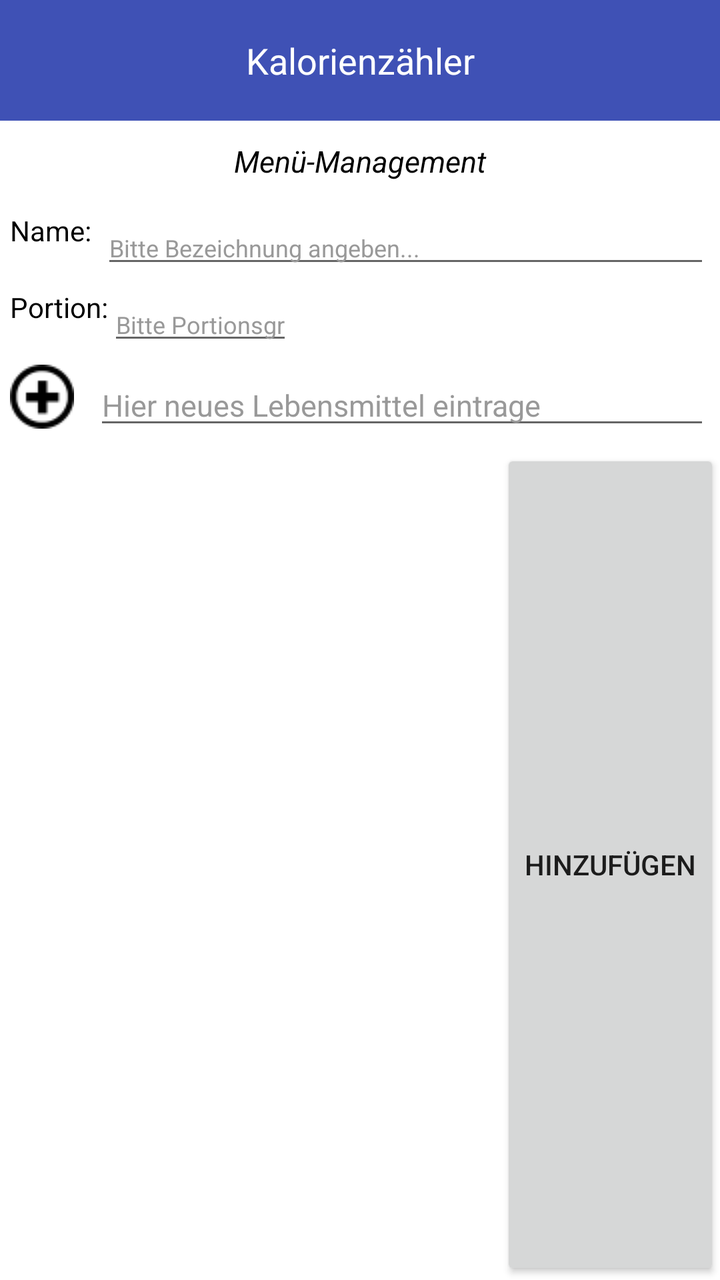
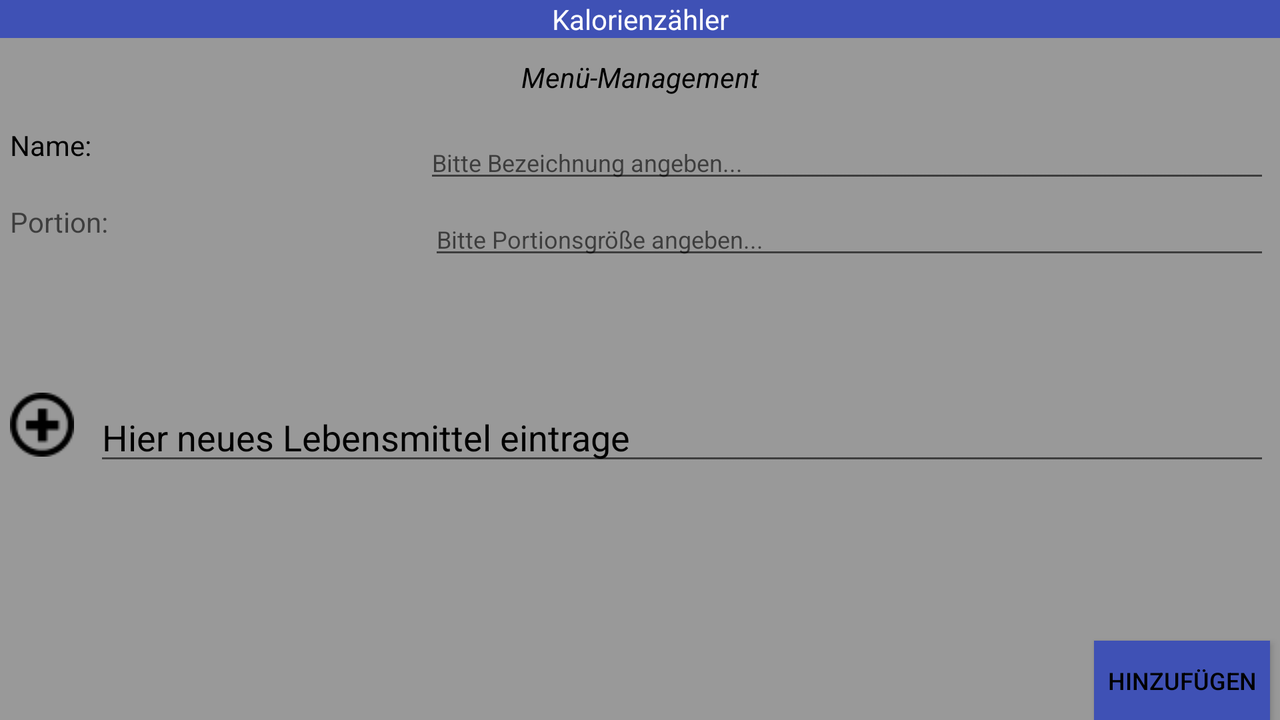

The same Android screen from two of the app's own layout files: first res/layout/ as a phone draws it, then the author's variant for another configuration, drawn on a device whose configuration selects that folder. Both files follow.
<!-- AndroidManifest.xml: application theme AppTheme -->
<!-- res/layout/l_menumanagement.xml -->
<?xml version="1.0" encoding="utf-8"?>
<LinearLayout xmlns:android="http://schemas.android.com/apk/res/android"
              android:id="@+id/menumanagement"
              android:orientation="vertical"
              android:layout_width="match_parent"
              android:layout_height="match_parent"
              android:background="@color/white">

    <TextView android:layout_width="match_parent"
              android:layout_height="wrap_content"
              android:background="@color/blue"
              android:padding="@dimen/headline"
              android:text="@string/titel"
              android:textSize="@dimen/headline"
              android:textColor="@color/white"
              android:gravity="center"/>

    <TextView android:layout_width="match_parent"
              android:layout_height="wrap_content"
              android:text="@string/menumanagement_menumanagement"
              android:textColor="@color/black"
              android:textSize="@dimen/textsize"
              android:gravity="center"
              android:textStyle="italic"
              android:layout_margin="@dimen/headlinespace"
    />

    <LinearLayout android:layout_width="match_parent"
                  android:layout_height="wrap_content"
                  android:orientation="horizontal">

        <TextView android:layout_width="wrap_content"
                  android:layout_height="match_parent"
                  android:text="@string/menumanagement_name"
                  android:textColor="@color/black"
                  android:layout_marginTop="@dimen/margin"
                  android:layout_marginLeft="@dimen/margin"
                  android:layout_marginRight="@dimen/margin"/>

        <EditText android:layout_width="wrap_content"
                  android:layout_height="wrap_content"
                  android:layout_weight="2"
                  android:id="@+id/idMenuManagementSelectMenuName"
                  android:layout_marginTop="@dimen/margin"
                  android:layout_marginRight="@dimen/margin"
                  android:maxLength="32"
                  android:text="@string/menumanagement_newNameInput"
                  android:textSize="@dimen/inputTextSize"
                  android:textColor="@color/gray"/>
    </LinearLayout>

    <LinearLayout android:layout_width="wrap_content"
                  android:layout_height="wrap_content"
                  android:orientation="horizontal">


        <TextView android:layout_width="wrap_content"
                  android:layout_height="match_parent"
                  android:text="@string/menumanagement_portion"
                  android:textColor="@color/black"
                  android:layout_marginTop="@dimen/margin"
                  android:layout_marginLeft="@dimen/margin"/>

        <EditText android:layout_width="match_parent"
                  android:layout_height="wrap_content"
                  android:id="@+id/idMenuManagementSelectPortionSize"
                  android:layout_marginTop="@dimen/margin"
                  android:layout_marginRight="@dimen/margin"
                  android:text="@string/menumanagement_newPortionInput"
                  android:maxLength="16"
                  android:textSize="@dimen/inputTextSize"
                  android:textColor="@color/gray"/>

    </LinearLayout>

    <LinearLayout android:layout_width="match_parent"
                  android:layout_height="wrap_content"
                  android:orientation="horizontal">

        <ImageView android:layout_width="wrap_content"
                   android:layout_height="wrap_content"
                   android:src="@drawable/plus_32"
                   android:layout_margin="@dimen/margin"
                   android:id="@+id/idMenuManagementAddNewGrocery"/>

        <EditText android:layout_width="match_parent"
                  android:layout_height="wrap_content"
                  android:text="@string/menumanagement_newGroceryInput"
                  android:textSize="@dimen/textsize"
                  android:maxLength="32"
                  android:id="@+id/idMenuManagementAddedGrocery"
                  android:textColor="@color/gray"
                  android:layout_margin="@dimen/margin"/>

    </LinearLayout>

    <ListView android:layout_width="wrap_content"
              android:layout_height="wrap_content"
              android:id="@+id/idMenuMangementList">
    </ListView>

        <Button android:layout_width="wrap_content"
                android:layout_height="match_parent"
                android:text="@string/menumanagement_addMenu"
                android:layout_gravity="end"
                android:id="@+id/idMenuManagementAddMenu"/>
    </LinearLayout>
<!-- resources referenced by this layout -->
<resources>
  <color name="black">#000000</color>
  <color name="blue">#3f51b5</color>
  <color name="gray">#ff999999</color>
  <color name="white">#ffffff</color>
  <dimen name="headline">18sp</dimen>
  <dimen name="headlinespace">10dp</dimen>
  <dimen name="inputTextSize">12sp</dimen>
  <dimen name="margin">5dp</dimen>
  <dimen name="textsize">15sp</dimen>
  <!-- drawable plus_32: png bitmap (drawable, 737 bytes) -->
  <string name="menumanagement_addMenu">Hinzufügen</string>
  <string name="menumanagement_menumanagement">Menü-Management</string>
  <string name="menumanagement_name">Name:</string>
  <string name="menumanagement_newGroceryInput">Hier neues Lebensmittel eintragen</string>
  <string name="menumanagement_newNameInput">Bitte Bezeichnung angeben...</string>
  <string name="menumanagement_newPortionInput">Bitte Portionsgröße angeben...</string>
  <string name="menumanagement_portion">Portion:</string>
  <string name="titel">Kalorienzähler</string>
  <style name="AppTheme" parent="Theme.AppCompat.Light.DarkActionBar">
          
          <item name="colorPrimary">@color/white</item>
          <item name="colorPrimaryDark">@color/black</item>
          <item name="colorAccent">@color/blue</item>
      </style>
</resources>
<!-- res/layout-land/l_menumanagement.xml (the author's variant of the layout above) -->
<!-- drawn on the phone turned sideways -->
<?xml version="1.0" encoding="utf-8"?>
<LinearLayout xmlns:android="http://schemas.android.com/apk/res/android"
              android:id="@+id/menumanagement"
              android:orientation="vertical"
              android:layout_width="match_parent"
              android:layout_height="match_parent"
              android:background="@color/white" android:weightSum="1">

    <TextView android:layout_width="match_parent"
              android:layout_height="wrap_content"
              android:background="@color/blue"
              android:padding="@dimen/title_headline"
              android:text="@string/titel"
              android:textSize="@dimen/title_headline"
              android:textColor="@color/white"
              android:gravity="center"/>

    <LinearLayout android:layout_width="match_parent"
                  android:layout_height="match_parent"
                  android:layout_margin="@dimen/title_headline"
                  android:orientation="vertical"
                  android:background="@color/gray">

        <TextView android:layout_width="match_parent"
                  android:layout_height="wrap_content"
                  android:text="@string/menumanagement_menumanagement"
                  android:textColor="@color/black"
                  android:textSize="@dimen/layout_headline"
                  android:gravity="center"
                  android:textStyle="italic"
                  android:layout_margin="@dimen/headlinespace"
        />

        <LinearLayout android:layout_width="match_parent"
                      android:layout_height="wrap_content"
                      android:orientation="horizontal">

            <TextView android:layout_width="wrap_content"
                      android:layout_height="match_parent"
                      android:layout_weight="1"
                      android:text="@string/menumanagement_name"
                      android:textColor="@color/black"
                      android:layout_marginTop="@dimen/margin"
                      android:layout_marginLeft="@dimen/margin"
                      android:layout_marginRight="@dimen/margin"/>

            <EditText android:layout_width="@dimen/inputSize"
                      android:layout_height="wrap_content"
                      android:layout_weight="2"
                      android:id="@+id/idMenuManagementSelectMenuName"
                      android:layout_marginTop="@dimen/margin"
                      android:layout_marginRight="@dimen/margin"
                      android:hint="@string/menumanagement_newNameInput"
                      android:maxLength="32"
                      android:textSize="@dimen/inputTextSize"
                      android:textColor="@color/black"/>
        </LinearLayout>

        <LinearLayout android:layout_width="match_parent"
                      android:layout_height="95dp"
                      android:orientation="horizontal">


            <TextView android:layout_width="wrap_content"
                      android:layout_height="match_parent"
                      android:layout_weight="1"
                      android:hint="@string/menumanagement_portion"
                      android:textColor="@color/black"
                      android:layout_marginTop="@dimen/margin"
                      android:layout_marginLeft="@dimen/margin"/>

            <EditText android:layout_width="@dimen/inputSize"
                      android:layout_height="wrap_content"
                      android:id="@+id/idMenuManagementSelectPortionSize"
                      android:layout_weight="2"
                      android:layout_marginTop="@dimen/margin"
                      android:layout_marginRight="@dimen/margin"
                      android:hint="@string/menumanagement_newPortionInput"
                      android:maxLength="16"
                      android:textSize="@dimen/inputTextSize"
                      android:textColor="@color/black"/>
        </LinearLayout>


        <LinearLayout android:layout_width="wrap_content"
                      android:layout_height="129dp">

            <ImageView android:layout_width="wrap_content"
                       android:layout_height="wrap_content"
                       android:id="@+id/idMenuManagementAddNewGrocery"
                       android:src="@drawable/plus_32"
                       android:layout_margin="@dimen/margin"/>

            <LinearLayout android:layout_width="wrap_content"
                          android:layout_height="wrap_content"
                          android:orientation="vertical">


                <EditText android:layout_width="match_parent"
                          android:layout_height="wrap_content"
                          android:text="@string/menumanagement_newGroceryInput"
                          android:textSize="@dimen/layout_headline"
                          android:id="@+id/idMenuManagementAddedGrocery"
                          android:maxLength="32"
                          android:textColor="@color/black"
                          android:layout_margin="@dimen/margin"/>

                <ListView android:layout_width="wrap_content"
                          android:layout_height="127dp"
                          android:id="@+id/idMenuMangementList">
                </ListView>
            </LinearLayout>

        </LinearLayout>

        <Button android:layout_width="wrap_content"
                android:layout_height="wrap_content"
                android:text="@string/menumanagement_addMenu"
                android:textSize="@dimen/inputTextSize"
                android:id="@+id/idMenuManagementAddMenu"
                android:layout_marginRight="@dimen/margin"
                android:background="@color/blue"
                android:textColor="@color/black"
                android:layout_gravity="right"
        />
    </LinearLayout>
</LinearLayout>
<!-- resources referenced by the variant -->
<!-- as the phone turned sideways resolves them -->
<resources>
  <color name="black">#000000</color>
  <color name="blue">#3f51b5</color>
  <color name="gray">#ff999999</color>
  <color name="white">#ffffff</color>
  <dimen name="headlinespace">10dp</dimen>
  <dimen name="inputSize">100dp</dimen>
  <dimen name="inputTextSize">12sp</dimen>
  <dimen name="margin">5dp</dimen>
  <!-- drawable plus_32: png bitmap (drawable, 737 bytes) -->
  <string name="menumanagement_addMenu">Hinzufügen</string>
  <string name="menumanagement_menumanagement">Menü-Management</string>
  <string name="menumanagement_name">Name:</string>
  <string name="menumanagement_newGroceryInput">Hier neues Lebensmittel eintragen</string>
  <string name="menumanagement_newNameInput">Bitte Bezeichnung angeben...</string>
  <string name="menumanagement_newPortionInput">Bitte Portionsgröße angeben...</string>
  <string name="menumanagement_portion">Portion:</string>
  <string name="titel">Kalorienzähler</string>
  <style name="AppTheme" parent="Theme.AppCompat.Light.DarkActionBar">
          
          <item name="colorPrimary">@color/white</item>
          <item name="colorPrimaryDark">@color/black</item>
          <item name="colorAccent">@color/blue</item>
      </style>
</resources>
